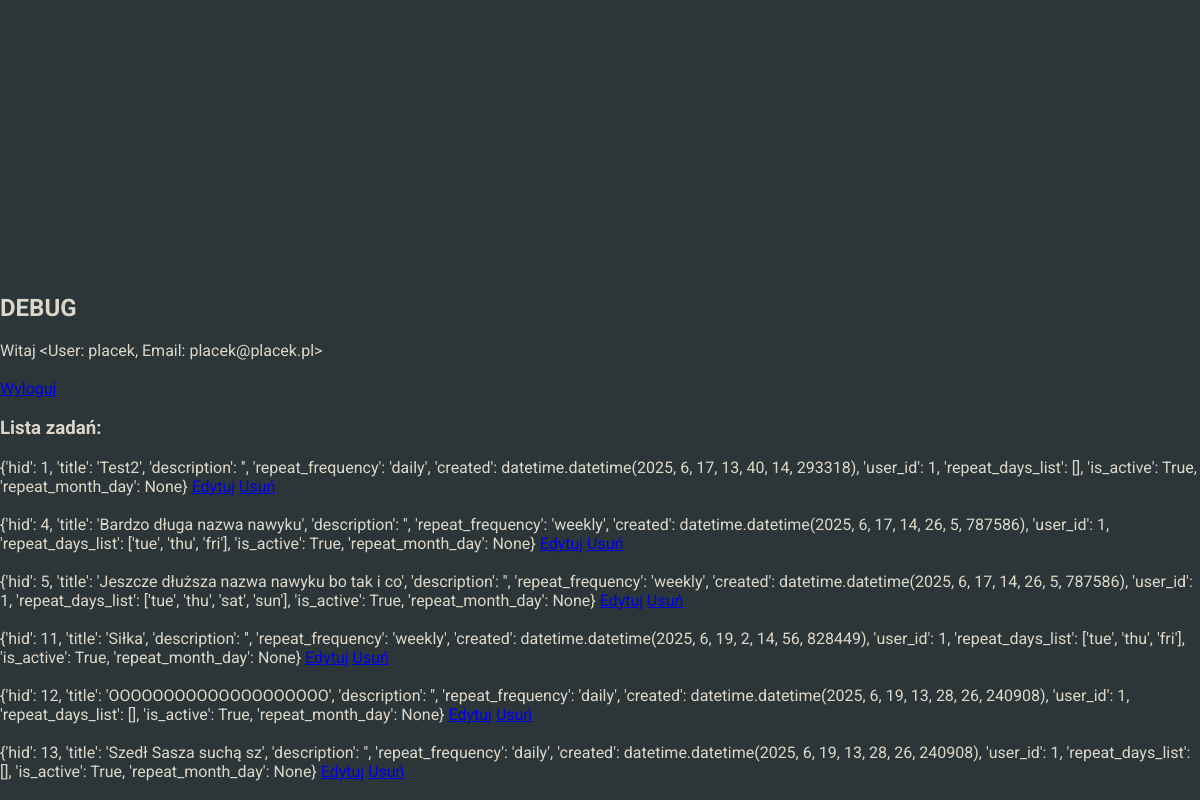
/debug (signed in), run on an earlier commit of the app's database.
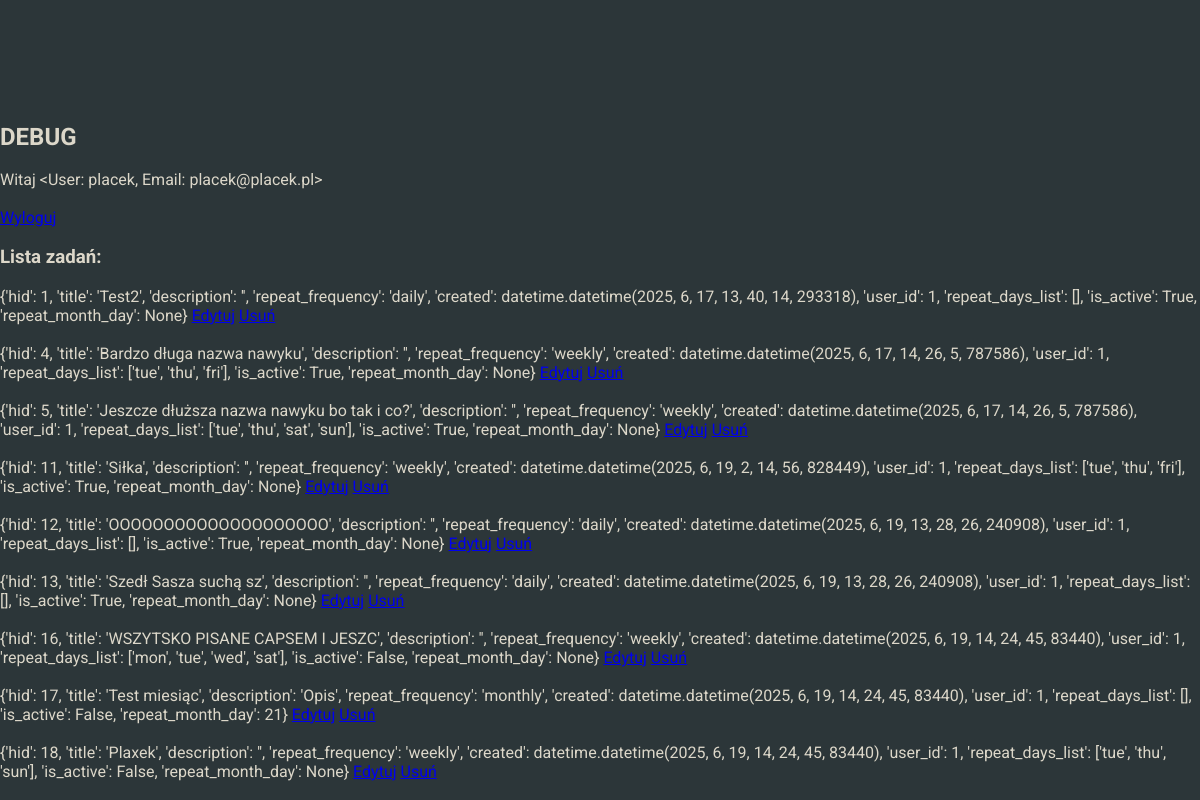
And on a later commit of the database.
### habitcakesapp/blueprints/userbase/models.py (models this page shows, shortened)
class User(db.Model, UserMixin):
    __tablename__ = 'users'
    uid = db.Column(db.Integer, primary_key=True)
    username = db.Column(db.String, nullable=False)
    password = db.Column(db.String, nullable=False)
    email = db.Column(db.String, nullable=False)
    role = db.Column(db.String,default='user', nullable=False)
    habits = db.relationship('Habit', back_populates='user')
    def __repr__(self):
        return f'<User: {self.username}, Email: {self.email}>'

### habitcakesapp/blueprints/habits/models.py (models this page shows, shortened)
class Habit(db.Model):
    __tablename__ = 'habits'
    hid = db.Column(db.Integer, primary_key=True)
    title = db.Column(db.String, nullable=False)
    description = db.Column(db.String, nullable=True)
    repeat_frequency = db.Column(db.String, nullable=True)
    repeat_day = db.Column(db.String, nullable=True)
    created = db.Column(db.DateTime, default=datetime.now(), nullable=False)
    is_active = db.Column(db.Boolean, default=True, nullable=False)
    repeat_month_day = db.Column(db.Integer,nullable=True)
    user_id = db.Column(db.Integer, db.ForeignKey('users.uid'), nullable=False, index=True)
    user = db.relationship('User', back_populates='habits')
    completions = db.relationship('HabitCompletion', backref='habit', cascade="all, delete-orphan")

### habitcakesapp/blueprints/core/routes.py (the view)
@core.route('/debug')
@login_required
def debug():
    user_habits = current_user.habits
    processed_habits = []
    for habit in user_habits:
        habit_dict = {
            'hid': habit.hid,
            'title': habit.title,
            'description': habit.description,
            'repeat_frequency': habit.repeat_frequency,
            'created': habit.created,
            'user_id': habit.user_id,
            'repeat_days_list': habit.repeat_day.split('.') if habit.repeat_day else [],
            'is_active': habit.is_active,
            'repeat_month_day': habit.repeat_month_day
        }
        processed_habits.append(habit_dict)
    return render_template('core/debug.html', habits=processed_habits)

### habitcakesapp/blueprints/core/templates/core/debug.html (shortened to what this page needs)
{% extends "base.html" %}
{% block content %}
    <main>
        <section class="section-padding">
            <h2>DEBUG</h2><br>
            <p>Witaj {{ current_user }}</p><br>
            <a href="{{ url_for('userbase.logout') }}">Wyloguj</a><br><br>
            <h3>Lista zadań:</h3><br>
            <ul>
                {% for habit in habits %}
                <li>{{ habit }} <a href="{{ url_for('habits.edit_habit', habit_id=habit['hid']) }}">Edytuj</a>
                    <a href="{{ url_for('habits.delete', habit_id=habit['hid']) }}">Usuń</a>
                </li><br>
                {% endfor %}
            </ul>
        </section>
    </main>
{% endblock %}

### habitcakesapp/templates/base.html (shortened to what this page needs)
<!DOCTYPE html>
<html lang="pl">
<head>
    <link rel="stylesheet" href="{{ url_for('static', filename='styles.css') }}">
</head>
<body>
    {% block content %}{% endblock %}
</body>
</html>

### habitcakesapp/static/styles.css (style rules this page uses)
html { box-sizing: border-box; scroll-behavior: smooth; }
*, *::before, *::after { box-sizing: inherit; margin: 0; padding: 0; }
body { font-family: "Roboto", sans-serif; color: #DCD7C9; background-color: #2C3639; min-height: 100svh; display: flex; flex-direction: column; justify-content: space-between; }

What changed in the data, as far as the page shows it:
changed Habit (number 3 of 9 on the later page): habit "…nawyku bo tak i co', 'description': '', 'repeat_frequency': 'weekly',…" → "…nawyku bo tak i co?', 'description': '', 'repeat_frequency': 'weekly',…"
added Habit: habit "{'hid': 16, 'title': 'WSZYTSKO PISANE CAPSEM I JESZC', 'description': '', 'repeat_frequency': 'weekly', 'created': datetime.datetime(2025, 6, 19, 14, 24, 45, 83440), 'user_id': 1, 'repeat_days_list': ['mon', 'tue', 'wed', 'sat'], 'is_active': False, 'repeat_month_day': None}"
added Habit: habit "{'hid': 17, 'title': 'Test miesiąc', 'description': 'Opis', 'repeat_frequency': 'monthly', 'created': datetime.datetime(2025, 6, 19, 14, 24, 45, 83440), 'user_id': 1, 'repeat_days_list': [], 'is_active': False, 'repeat_month_day': 21}"
added Habit: habit "{'hid': 18, 'title': 'Plaxek', 'description': '', 'repeat_frequency': 'weekly', 'created': datetime.datetime(2025, 6, 19, 14, 24, 45, 83440), 'user_id': 1, 'repeat_days_list': ['tue', 'thu', 'sun'], 'is_active': False, 'repeat_month_day': None}"
